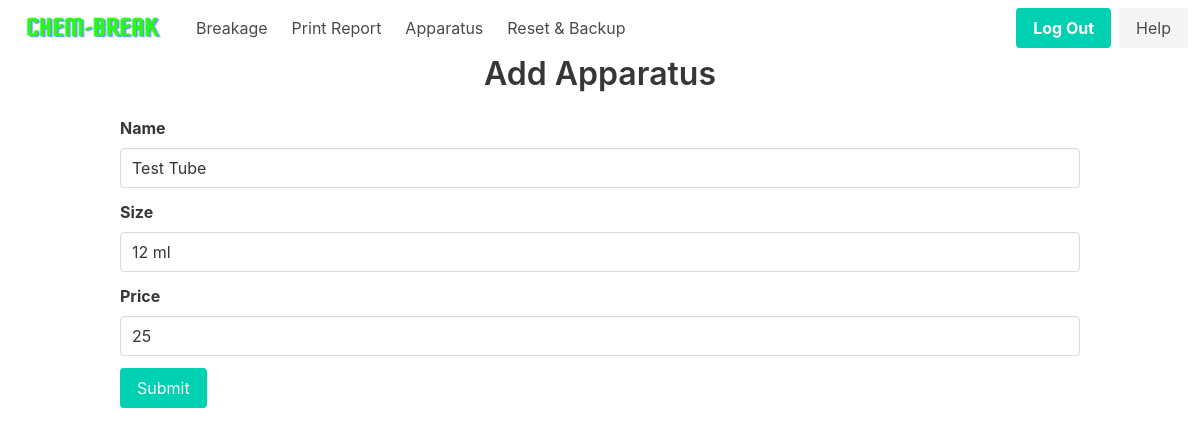
Page /home/apparatus/1 (signed in) on the committed database.
### app/models.py (models this page shows, shortened)
class Apparatus(db.Model):
    __tablename__ = "apparatus"
    id = db.Column(db.Integer, primary_key=True)
    name = db.Column(db.String(100), nullable=False)
    size = db.Column(db.String(100), nullable=False)
    price = db.Column(db.Integer, nullable=False)
    apparatus = db.relationship(
        'Breakage', backref='breakage', lazy=True, cascade='all, delete-orphan')

### app/routes.py (the view, shortened to what this page needs)
@main.route("/home/apparatus/<int:id>", methods=['GET', 'POST'])
@login_required
def update_apparatus(id):
    if request.method == 'GET':
        return render_template('update_apparatus.html', apparatus=Apparatus.query.get(id))

### app/__init__.py (called while the page is built)
def create_app(config=None):
    app = Flask(__name__)
    if config:
        app.config.from_object(config)
    db.init_app(app)
    login_manager = LoginManager()
    login_manager.login_view = 'auth.login'
    login_manager.init_app(app)
    with app.app_context():
        from app.models import User, Breakage, Student, Apparatus, Record, Bank
        db.create_all()
    from app.models import User
    @login_manager.user_loader
    def load_user(user_id):
        return User.query.get(int(user_id))
    from .auth import auth as auth_blueprint
    app.register_blueprint(auth_blueprint)
    from .routes import main as main_blueprint
    app.register_blueprint(main_blueprint)
    return app

### app/templates/update_apparatus.html (shortened to what this page needs)
{% extends 'nav_base.html' %}
{% block content %}
<div class="container is-max-desktop">
    <h1 class="title has-text-centered">Add Apparatus</h1>
    <form method="post">
        <div class="field">
            <label class="label">Name</label>
            <div class="control">
                <input class="input" type="text" placeholder="Enter apparatus name" name="name" value="{{ apparatus.name }}" required>
            </div>
        </div>
        <div class="field">
            <label class="label">Size</label>
            <div class="control">
                <input class="input" type="text" placeholder="Enter apparatus size" name="size" value="{{ apparatus.size }}">
            </div>
        </div>
        <div class="field">
            <label class="label">Price</label>
            <div class="control">
                <input class="input" type="number" placeholder="Enter apparatus price" name="price" min="0" value="{{ apparatus.price }}" required>
            </div>
        </div>
        <div class="field">
            <div class="control">
                <button class="button is-primary" type="submit">Submit</button>
            </div>
        </div>
    </form>
</div>
{% endblock %}

### rows in the picture
Apparatus: name "Test Tube", size "12 ml", price "25"
